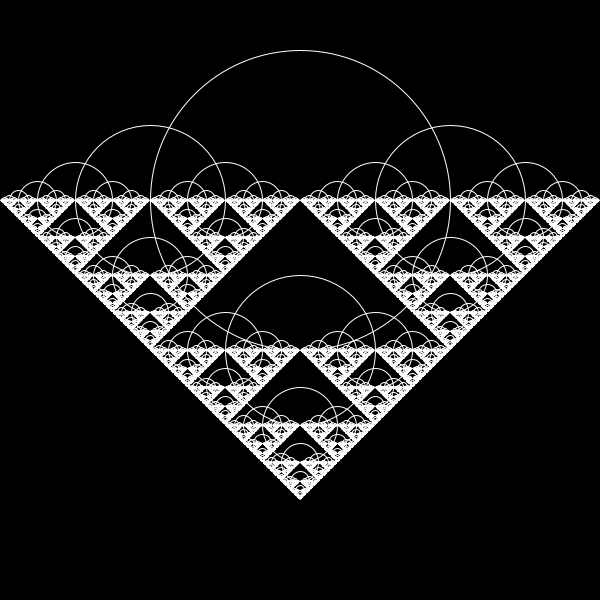
Frame 1 (no input)
Frame 2 (the mouse pressed at the canvas centre, redrawn once): identical to frame 1, image omitted

The Processing sketch that drew this single still picture (run headless with seeded random() and noise(); the mouse was pressed at the canvas centre and the sketch redrawn once):

// Processing sketch: Recursion
// ── Recursion.pde


void setup(){
  size(600, 600);
}


void draw() {
  background(0);
  stroke(255);
  noFill();
  drawCircle(300, 200, 300);
  noLoop();
}

void drawCircle(float x, float y, float d){
  circle(x, y, d);
  if (d > 2) {
    //float newD = d * random(0.2, 0.85);
    float newD = d;
    drawCircle(x+ newD/2, y, d * 0.5);
    drawCircle(x- newD/2, y, d * 0.5);
    drawCircle(x, y + d*0.5, d * 0.5);
  }
}
